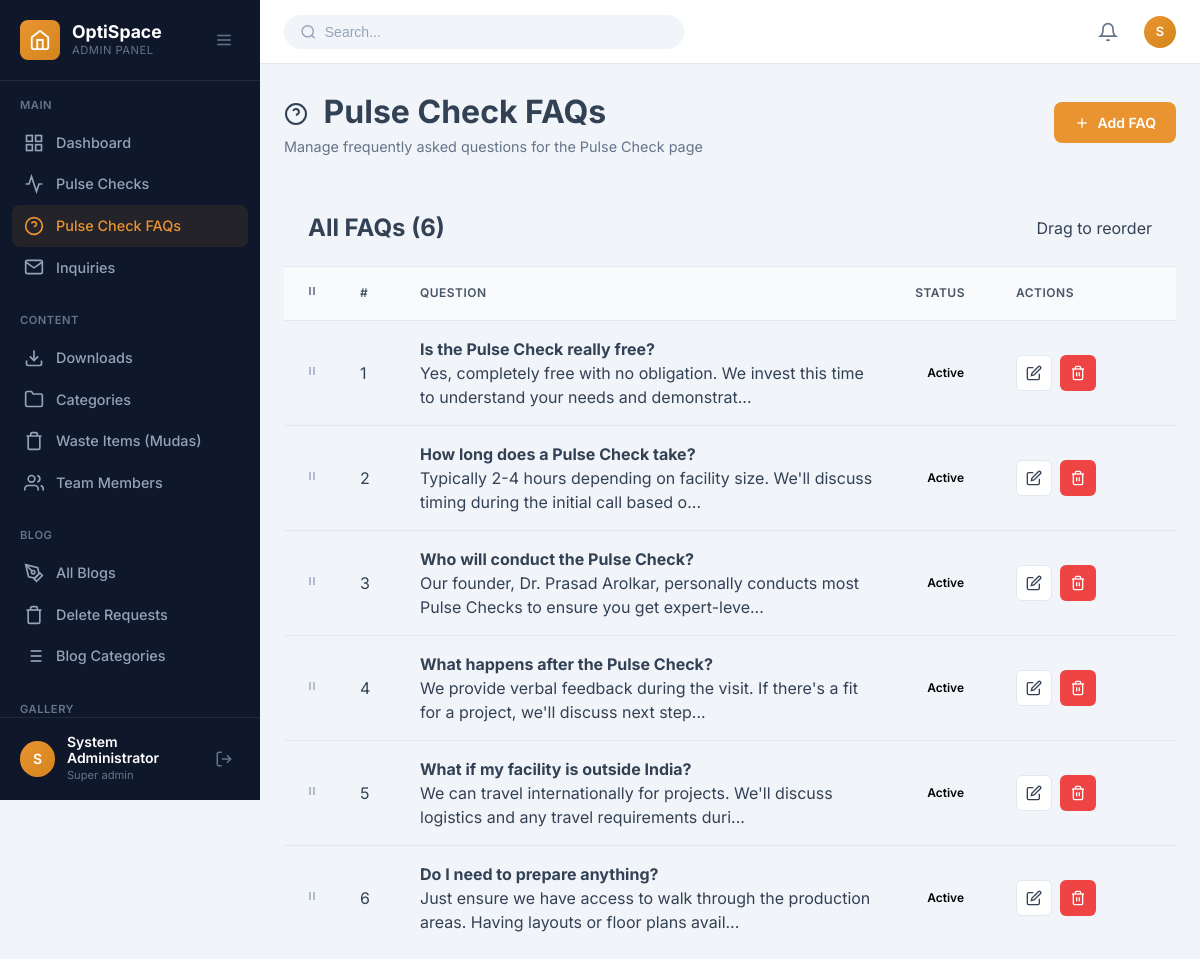
Page /admin/pulse-check-faqs.php (signed in) on the committed database.
### tables this page shows
CREATE TABLE IF NOT EXISTS pulse_check_faqs (
    id INT AUTO_INCREMENT PRIMARY KEY,
    question VARCHAR(500) NOT NULL,
    answer TEXT NOT NULL,
    sort_order INT DEFAULT 0,
    is_active TINYINT(1) DEFAULT 1,
    created_by INT DEFAULT NULL,
    created_at TIMESTAMP DEFAULT CURRENT_TIMESTAMP,
    updated_at TIMESTAMP DEFAULT CURRENT_TIMESTAMP ON UPDATE CURRENT_TIMESTAMP,
    FOREIGN KEY (created_by) REFERENCES admin_users(id) ON DELETE SET NULL
);

### admin/pulse-check-faqs.php (the view, shortened to what this page needs)
<?php
$conn = getDBConnection();
$result = $conn->query("SELECT * FROM pulse_check_faqs ORDER BY sort_order ASC, id ASC");
$faqs = [];
if ($result) {
    while ($row = $result->fetch_assoc()) {
        $faqs[] = $row;
    }
}
include 'includes/header.php';
?>
<div class="admin-page">
    <div class="page-header">
        <div>
            <h1>
                <svg viewBox="0 0 24 24" fill="none" stroke="currentColor" stroke-width="2" style="width: 24px; height: 24px; vertical-align: middle; margin-right: 0.5rem;">
                    <circle cx="12" cy="12" r="10"/>
                    <path d="M9.09 9a3 3 0 0 1 5.83 1c0 2-3 3-3 3"/>
                    <line x1="12" y1="17" x2="12.01" y2="17"/>
                </svg>
                Pulse Check FAQs
            </h1>
            <p class="page-subtitle">Manage frequently asked questions for the Pulse Check page</p>
        </div>
        <div class="page-actions">
            <a href="pulse-check-faq-add.php" class="btn btn-primary">
                <svg viewBox="0 0 24 24" fill="none" stroke="currentColor" stroke-width="2" style="width: 16px; height: 16px;">
                    <line x1="12" y1="5" x2="12" y2="19"/>
                    <line x1="5" y1="12" x2="19" y2="12"/>
                </svg>
                Add FAQ
            </a>
        </div>
    </div>
    <div class="content-card">
        <div class="card-header">
            <h2>All FAQs (<?php echo count($faqs); ?>)</h2>
            <div class="card-actions">
                <span class="text-muted">Drag to reorder</span>
            </div>
        </div>
        <?php if (empty($faqs)): ?>
        <div class="empty-state">
            <svg viewBox="0 0 24 24" fill="none" stroke="currentColor" stroke-width="2" style="width: 64px; height: 64px; color: #CBD5E1; margin-bottom: 1rem;">
                <circle cx="12" cy="12" r="10"/>
                <path d="M9.09 9a3 3 0 0 1 5.83 1c0 2-3 3-3 3"/>
                <line x1="12" y1="17" x2="12.01" y2="17"/>
            </svg>
            <h3>No FAQs Found</h3>
            <p>Start by adding your first FAQ</p>
            <a href="pulse-check-faq-add.php" class="btn btn-primary">
                <svg viewBox="0 0 24 24" fill="none" stroke="currentColor" stroke-width="2" style="width: 16px; height: 16px;">
                    <line x1="12" y1="5" x2="12" y2="19"/>
                    <line x1="5" y1="12" x2="19" y2="12"/>
                </svg>
                Add First FAQ
            </a>
        </div>
        <?php else: ?>
        <div class="table-container">
            <table class="data-table">
                <thead>
                    <tr>
                        <th width="40">
                            <svg viewBox="0 0 24 24" fill="none" stroke="currentColor" stroke-width="2" style="width: 16px; height: 16px;">
                                <line x1="9" y1="6" x2="9" y2="18"/>
                                <line x1="15" y1="6" x2="15" y2="18"/>
                            </svg>
                        </th>
                        <th width="60">#</th>
                        <th>Question</th>
                        <th width="80">Status</th>
                        <th width="180">Actions</th>
                    </tr>
                </thead>
                <tbody id="faqList">
                    <?php foreach ($faqs as $faq): ?>
                    <tr data-id="<?php echo $faq['id']; ?>" class="sortable-row">
                        <td class="drag-handle">
                            <svg viewBox="0 0 24 24" fill="none" stroke="currentColor" stroke-width="2">
                                <line x1="9" y1="6" x2="9" y2="18"/>
                                <line x1="15" y1="6" x2="15" y2="18"/>
                            </svg>
                        </td>
                        <td><?php echo $faq['sort_order']; ?></td>
                        <td>
                            <strong><?php echo htmlspecialchars($faq['question']); ?></strong>
                            <div class="text-muted text-sm">
                                <?php
                                $answer = strip_tags($faq['answer']);
                                echo htmlspecialchars(strlen($answer) > 100 ? substr($answer, 0, 100) . '...' : $answer);
                                ?>
                            </div>
                        </td>
                        <td>
                            <button class="status-badge <?php echo $faq['is_active'] ? 'status-active' : 'status-inactive'; ?>"
                                    onclick="toggleActive(<?php echo $faq['id']; ?>)">
                                <?php echo $faq['is_active'] ? 'Active' : 'Inactive'; ?>
                            </button>
                        </td>
                        <td>
                            <div class="action-buttons">
                                <a href="pulse-check-faq-edit.php?id=<?php echo $faq['id']; ?>"
                                   class="btn btn-sm btn-secondary"
                                   title="Edit">
                                    <svg viewBox="0 0 24 24" fill="none" stroke="currentColor" stroke-width="2">
                                        <path d="M11 4H4a2 2 0 0 0-2 2v14a2 2 0 0 0 2 2h14a2 2 0 0 0 2-2v-7"/>
                                        <path d="M18.5 2.5a2.121 2.121 0 0 1 3 3L12 15l-4 1 1-4 9.5-9.5z"/>
                                    </svg>
                                </a>
                                <button class="btn btn-sm btn-danger"
                                        onclick="deleteFaq(<?php echo $faq['id']; ?>, '<?php echo htmlspecialchars(addslashes($faq['question'])); ?>')"
                                        title="Delete">
                                    <svg viewBox="0 0 24 24" fill="none" stroke="currentColor" stroke-width="2">
                                        <polyline points="3 6 5 6 21 6"/>
                                        <path d="M19 6v14a2 2 0 0 1-2 2H7a2 2 0 0 1-2-2V6m3 0V4a2 2 0 0 1 2-2h4a2 2 0 0 1 2 2v2"/>
                                        <line x1="10" y1="11" x2="10" y2="17"/>
                                        <line x1="14" y1="11" x2="14" y2="17"/>
                                    </svg>
                                </button>
                            </div>
                        </td>
                    </tr>
                    <?php endforeach; ?>
                </tbody>
            </table>
        </div>
        <?php endif; ?>
    </div>
</div>
<?php include 'includes/footer.php'; ?>

### admin/assets/css/admin.css (style rules this page uses)
:root { --admin-primary: #E99431; --admin-primary-dark: #d4851c; --admin-primary-light: rgba(233, 148, 49, 0.1); --admin-dark: #1E293B; --admin-dark-light: #334155; --admin-gray-900: #0F172A; --admin-gray-800: #1E293B; --admin-gray-700: #334155; --admin-gray-600: #475569; --admin-gray-500: #64748B; --admin-gray-400: #94A3B8; --admin-gray-300: #CBD5E1; --admin-gray-200: #E2E8F0; --admin-gray-100: #F1F5F9; --admin-gray-50: #F8FAFC; --admin-white: #FFFFFF; --admin-success: #10B981; --admin-success-light: rgba(16, 185, 129, 0.1); --admin-warning: #F59E0B; --admin-warning-light: rgba(245, 158, 11, 0.1); --admin-danger: #EF4444; --admin-danger-light: rgba(239, 68, 68, 0.1); --admin-info: #3B82F6; --admin-info-light: rgba(59, 130, 246, 0.1); --sidebar-width: 260px; --sidebar-collapsed-width: 70px; --sidebar-bg: var(--admin-gray-900); --sidebar-text: var(--admin-gray-400); --sidebar-active: var(--admin-primary); --header-height: 64px; --header-bg: var(--admin-white); --shadow-sm: 0 1px 2px rgba(0, 0, 0, 0.05); --shadow-md: 0 4px 6px -1px rgba(0, 0, 0, 0.1); --shadow-lg: 0 10px 15px -3px rgba(0, 0, 0, 0.1); --shadow-xl: 0 20px 25px -5px rgba(0, 0, 0, 0.1); --radius-sm: 4px; --radius-md: 8px; --radius-lg: 12px; --radius-xl: 16px; --radius-full: 9999px; --transition-fast: 0.15s ease; --transition-normal: 0.3s ease; }
*, *::before, *::after { box-sizing: border-box; margin: 0; padding: 0; }
html { font-size: 16px; -webkit-font-smoothing: antialiased; -moz-osx-font-smoothing: grayscale; }
body.admin-body { font-family: 'Inter', -apple-system, BlinkMacSystemFont, 'Segoe UI', Roboto, sans-serif; background: var(--admin-gray-100); color: var(--admin-gray-700); line-height: 1.5; min-height: 100vh; }
a { color: inherit; text-decoration: none; }
button { font-family: inherit; cursor: pointer; border: none; background: none; }
.page-header { display: flex; align-items: center; justify-content: space-between; margin-bottom: 2rem; flex-wrap: wrap; gap: 1rem; }
.page-subtitle { font-size: 0.9rem; color: var(--admin-gray-500); }
.page-actions { display: flex; gap: 0.75rem; }
.btn { display: inline-flex; align-items: center; justify-content: center; gap: 0.5rem; padding: 0.625rem 1.25rem; font-size: 0.875rem; font-weight: 600; border-radius: var(--radius-md); transition: all var(--transition-fast); cursor: pointer; border: none; }
.btn svg { width: 18px; height: 18px; }
.btn-primary { background: var(--admin-primary); color: var(--admin-white); }
.btn-secondary { background: var(--admin-white); color: var(--admin-gray-700); border: 1px solid var(--admin-gray-200); }
.btn-danger { background: var(--admin-danger); color: var(--admin-white); }
.btn-sm { padding: 0.375rem 0.75rem; font-size: 0.8rem; }
.btn-sm svg { width: 16px; height: 16px; }
.card-header { display: flex; align-items: center; justify-content: space-between; padding: 1.25rem 1.5rem; border-bottom: 1px solid var(--admin-gray-200); }
.table-container { overflow-x: auto; }
.data-table { width: 100%; border-collapse: collapse; }
.data-table th, .data-table td { padding: 1rem 1.25rem; text-align: left; border-bottom: 1px solid var(--admin-gray-200); }
.data-table th { background: var(--admin-gray-50); font-size: 0.75rem; font-weight: 600; text-transform: uppercase; letter-spacing: 0.5px; color: var(--admin-gray-600); }
.data-table tbody tr:last-child td { border-bottom: none; }

### admin/pulse-check-faqs.php (style rules this page uses)
.sortable-row { cursor: move; }
.drag-handle { cursor: grab; color: #94A3B8; text-align: center; }
.status-badge { border: none; cursor: pointer; transition: all 0.2s; font-size: 0.75rem; padding: 0.375rem 0.75rem; border-radius: 12px; font-weight: 600; }
.action-buttons { display: flex; gap: 0.5rem; justify-content: flex-start; }
.action-buttons .btn { display: inline-flex; align-items: center; justify-content: center; width: 36px; height: 36px; padding: 0; border-radius: 6px; transition: all 0.2s; }

### rows in the picture
pulse_check_faqs: sort_order "1", question "Is the Pulse Check really free?", answer "Yes, completely free with no obligation. We invest this time to understand your needs and demonstrat...", is_active "Active"
pulse_check_faqs: sort_order "2", question "How long does a Pulse Check take?", answer "Typically 2-4 hours depending on facility size. We'll discuss timing during the initial call based o...", is_active "Active"
pulse_check_faqs: sort_order "3", question "Who will conduct the Pulse Check?", answer "Our founder, Dr. Prasad Arolkar, personally conducts most Pulse Checks to ensure you get expert-leve...", is_active "Active"
pulse_check_faqs: sort_order "4", question "What happens after the Pulse Check?", answer "We provide verbal feedback during the visit. If there's a fit for a project, we'll discuss next step...", is_active "Active"
pulse_check_faqs: sort_order "5", question "What if my facility is outside India?", answer "We can travel internationally for projects. We'll discuss logistics and any travel requirements duri...", is_active "Active"
pulse_check_faqs: sort_order "6", question "Do I need to prepare anything?", answer "Just ensure we have access to walk through the production areas. Having layouts or floor plans avail...", is_active "Active"

### other values in the picture
substr($admin['full_name'] ?? 'A', 0, 1) "S"
$admin['full_name'] "System Administrator"
str_replace('_', ' ', $admin['role'] ?? 'Admin') "Super admin"
count($faqs) "6"
